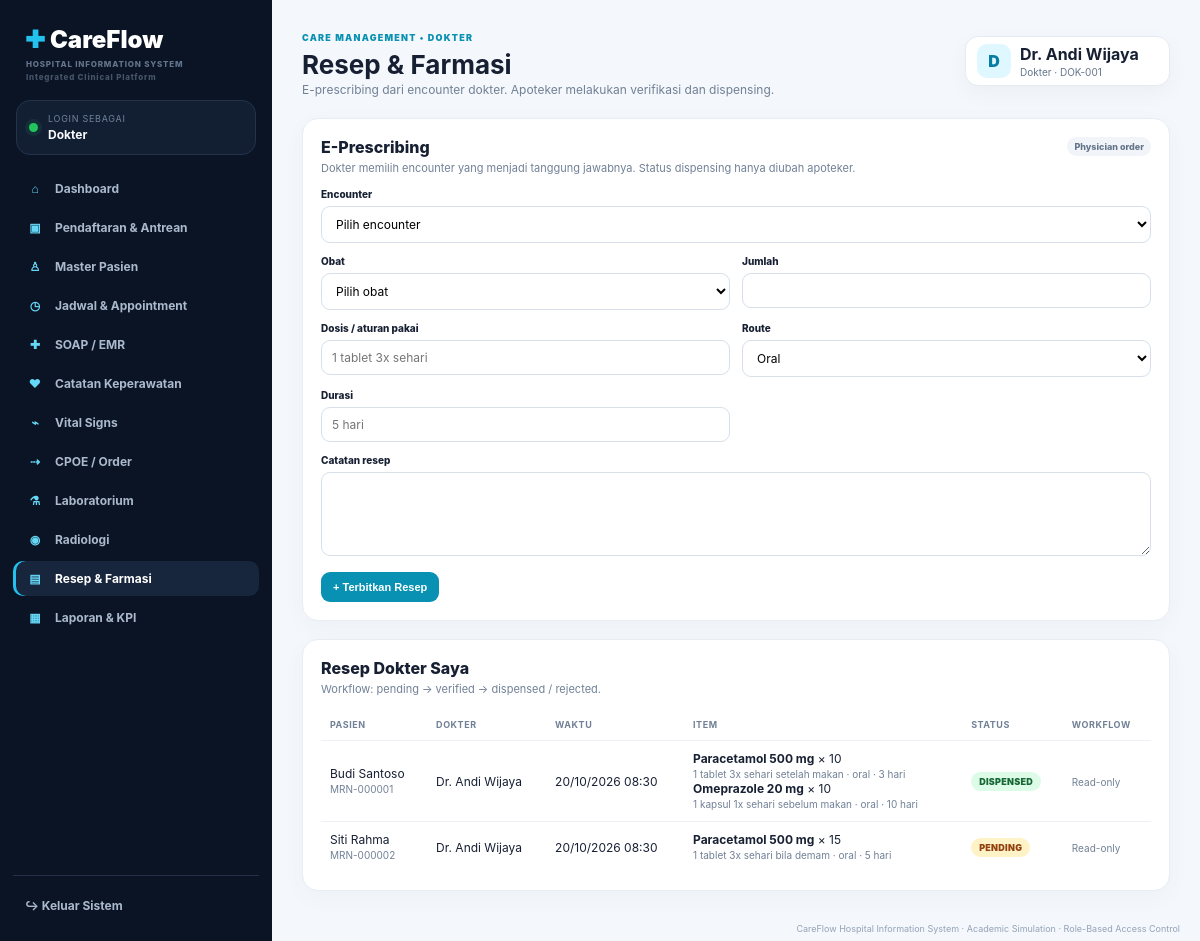
Screenshot of /prescriptions.php (signed in) with the database file from the repository.
### tables this page shows
CREATE TABLE prescriptions(id INT AUTO_INCREMENT PRIMARY KEY,patient_id INT NOT NULL,doctor_id INT NOT NULL,encounter_id INT NULL,status VARCHAR(30) DEFAULT 'pending',notes TEXT,created_at TIMESTAMP DEFAULT CURRENT_TIMESTAMP,dispensed_at DATETIME NULL);

CREATE TABLE patients(id INT AUTO_INCREMENT PRIMARY KEY,user_id INT NULL,mrn VARCHAR(30) UNIQUE NOT NULL,name VARCHAR(120) NOT NULL,nik VARCHAR(30),gender VARCHAR(20) NOT NULL,birth_date DATE NOT NULL,blood_type VARCHAR(5),phone VARCHAR(30),address TEXT,emergency_contact VARCHAR(120),emergency_phone VARCHAR(30),insurance VARCHAR(80),created_at TIMESTAMP DEFAULT CURRENT_TIMESTAMP);

CREATE TABLE users(id INT AUTO_INCREMENT PRIMARY KEY,name VARCHAR(120) NOT NULL,email VARCHAR(160) UNIQUE NOT NULL,password_hash VARCHAR(255) NOT NULL,role VARCHAR(40) NOT NULL,employee_no VARCHAR(40),phone VARCHAR(30),is_active TINYINT(1) DEFAULT 1,created_at TIMESTAMP DEFAULT CURRENT_TIMESTAMP);

CREATE TABLE prescription_items(id INT AUTO_INCREMENT PRIMARY KEY,prescription_id INT NOT NULL,medicine_id INT NOT NULL,quantity INT NOT NULL,dosage VARCHAR(160) NOT NULL,route VARCHAR(50) DEFAULT 'oral',duration VARCHAR(50));

CREATE TABLE medicines(id INT AUTO_INCREMENT PRIMARY KEY,code VARCHAR(40) UNIQUE NOT NULL,name VARCHAR(150) NOT NULL,category VARCHAR(80),unit VARCHAR(30) NOT NULL,stock INT NOT NULL DEFAULT 0,min_stock INT NOT NULL DEFAULT 10,expiry_date DATE,price DECIMAL(12,2) NOT NULL DEFAULT 0,is_active TINYINT(1) DEFAULT 1);

### config/auth.php (called while the page is built, shortened)
<?php
function h(?string $v): string { return htmlspecialchars((string)($v ?? ''),ENT_QUOTES,'UTF-8'); }
function current_role(): string{return $_SESSION['user']['role']??'';}
function is_role(string ...$roles): bool{return in_array(current_role(),$roles,true);}
?>

### prescriptions.php (the view, shortened to what this page needs)
<?php
require_once __DIR__.'/config/database.php';
require_once __DIR__.'/config/auth.php';
$where='';$params=[];
if(is_role('patient')){$where='WHERE pr.patient_id=?';$params=[current_patient_id($pdo)??0];}
elseif(is_role('doctor')){$where='WHERE pr.doctor_id=?';$params=[doctor_id($pdo)];}
elseif(is_role('pharmacist')){$where="WHERE pr.status IN ('pending','verified')";}
$sql="SELECT pr.*,p.name patient,p.mrn,u.name doctor FROM prescriptions pr JOIN patients p ON p.id=pr.patient_id JOIN doctors d ON d.id=pr.doctor_id JOIN users u ON u.id=d.user_id $where ORDER BY pr.created_at DESC";
$s=$pdo->prepare($sql);$s->execute($params);$rows=$s->fetchAll();
include __DIR__.'/includes/header.php';
?>
<?php if(is_role('doctor')):?>
<div class="card"><div class="card-header"><div><h3 class="section-title">E-Prescribing</h3><p class="section-subtitle">Dokter memilih encounter yang menjadi tanggung jawabnya. Status dispensing hanya diubah apoteker.</p></div><span class="tag">Physician order</span></div>
<form method="post" class="form-grid"><input type="hidden" name="csrf" value="<?=h(csrf_token())?>"><input type="hidden" name="action" value="create">
<div style="grid-column:1/-1"><label>Encounter</label><select name="encounter_id" required><option value="">Pilih encounter</option></select></div>
<div><label>Obat</label><select name="medicine_id" required><option value="">Pilih obat</option></select></div>
<div><label>Jumlah</label><input type="number" name="quantity" min="1" required></div><div><label>Dosis / aturan pakai</label><input name="dosage" required placeholder="1 tablet 3x sehari"></div><div><label>Route</label><select name="route"><option value="oral">Oral</option><option value="iv">IV</option><option value="im">IM</option><option value="sc">SC</option><option value="topical">Topical</option></select></div><div><label>Durasi</label><input name="duration" placeholder="5 hari"></div>
<div style="grid-column:1/-1"><label>Catatan resep</label><textarea name="notes"></textarea></div><div><button class="btn primary">+ Terbitkan Resep</button></div></form></div><div style="height:18px"></div>
<?php endif;?>
<div class="card"><div class="card-header"><div><h3 class="section-title"><?=is_role('pharmacist')?'Pharmacy Queue':(is_role('patient')?'Resep Saya':'Resep Dokter Saya')?></h3><p class="section-subtitle">Workflow: pending → verified → dispensed / rejected.</p></div></div>
<div class="table-wrap"><table><tr><th>Pasien</th><th>Dokter</th><th>Waktu</th><th>Item</th><th>Status</th><th>Workflow</th></tr>
<?php foreach($rows as $r):$is=$pdo->prepare("SELECT pi.*,m.name,m.code FROM prescription_items pi JOIN medicines m ON m.id=pi.medicine_id WHERE pi.prescription_id=?");$is->execute([$r['id']]);$items=$is->fetchAll();?>
<tr><td><?=h($r['patient'])?><br><span class="mini"><?=h($r['mrn'])?></span></td><td><?=h($r['doctor'])?></td><td><?=h(date('d/m/Y H:i',strtotime($r['created_at'])))?></td><td><?php foreach($items as $it):?><b><?=h($it['name'])?></b> × <?=h((string)$it['quantity'])?><br><span class="mini"><?=h($it['dosage'])?> · <?=h($it['route'])?> · <?=h($it['duration'])?></span><br><?php endforeach;?></td><td><span class="badge <?=$r['status']==='pending'?'warn':($r['status']==='rejected'?'danger':'ok')?>"><?=h(strtoupper($r['status']))?></span></td><td><?php if(is_role('pharmacist')):?><form method="post"><input type="hidden" name="csrf" value="<?=h(csrf_token())?>"><input type="hidden" name="action" value="status"><input type="hidden" name="id" value="<?=$r['id']?>"><select name="status"><option value="verified">Verified</option><option value="dispensed">Dispensed</option><option value="rejected">Rejected</option></select><button class="btn secondary" style="margin-top:6px">Proses</button></form><?php else:?><span class="mini">Read-only</span><?php endif;?></td></tr>
<?php endforeach;?>
<?php if(!$rows):?><tr><td colspan="6"><div class="empty"><strong>Belum ada resep</strong><p>Resep akan muncul sesuai scope akun.</p></div></td></tr><?php endif;?></table></div></div>
<?php include __DIR__.'/includes/footer.php';?>

### assets/css/app.css (style rules this page uses)
* { box-sizing:border-box }
body { margin:0;font-family:Inter,ui-sans-serif,system-ui,-apple-system,"Segoe UI",sans-serif;background:#f4f7fb;color:#172033 }
.card { background:#fff;border:1px solid #e7edf4;border-radius:16px;padding:18px;box-shadow:0 7px 26px #17203308 }
.card-header { display:flex;justify-content:space-between;align-items:flex-start;gap:12px;margin-bottom:13px }
.section-title { font-size:16px;font-weight:800;margin:0 }
.section-subtitle { font-size:11px;color:#718096;margin:4px 0 0 }
.table-wrap { overflow:auto }
table { width:100%;border-collapse:collapse }
th,td { text-align:left;padding:10px 9px;border-bottom:1px solid #edf1f5;font-size:12px;white-space:nowrap }
th { color:#718096;font-size:9px;text-transform:uppercase;letter-spacing:.06em }
tr:last-child td { border-bottom:0 }
.badge { padding:4px 8px;border-radius:999px;font-size:9px;font-weight:900;letter-spacing:.03em;display:inline-block }
.ok { background:#dcfce7;color:#166534 }
.warn { background:#fef3c7;color:#92400e }
.btn { border:0;border-radius:9px;padding:9px 12px;font-weight:800;cursor:pointer;display:inline-flex;align-items:center;justify-content:center;gap:6px;font-size:11px }
.primary { background:#0891b2;color:#fff }
.form-grid { display:grid;grid-template-columns:repeat(2,1fr);gap:12px }
label { display:block;font-size:10px;font-weight:850;margin:0 0 6px }
input,select,textarea { width:100%;padding:9px 10px;border:1px solid #d7e0e9;border-radius:9px;outline:none;background:#fff;font:inherit;font-size:12px }
textarea { min-height:84px;resize:vertical }
.mini { font-size:10px;color:#718096 }
.tag { font-size:9px;font-weight:800;color:#64748b;background:#f1f5f9;border-radius:999px;padding:4px 7px }

### rows the page displays
prescriptions: patient.name "Budi Santoso", patient.mrn "MRN-000001", users.name "Dr. Andi Wijaya", created_at "20/10/2026 08:30", status "DISPENSED"
prescription_items: medicine.name "Paracetamol 500 mg", quantity "10", dosage "1 tablet 3x sehari setelah makan", route "oral", duration "3 hari"
prescription_items: medicine.name "Omeprazole 20 mg", quantity "10", dosage "1 kapsul 1x sehari sebelum makan", route "oral", duration "10 hari"
prescriptions: patient.name "Siti Rahma", patient.mrn "MRN-000002", users.name "Dr. Andi Wijaya", created_at "20/10/2026 08:30", status "PENDING"
prescription_items: medicine.name "Paracetamol 500 mg", quantity "15", dosage "1 tablet 3x sehari bila demam", route "oral", duration "5 hari"

### other values shown
role_label($role) "Dokter"
$item['icon'] "⌂"
$item['label'] "Dashboard"
$item['icon'] "▣"
$item['label'] "Pendaftaran & Antrean"
$item['icon'] "♙"
$item['label'] "Master Pasien"
$item['icon'] "◷"
$item['label'] "Jadwal & Appointment"
$item['icon'] "✚"
$item['label'] "SOAP / EMR"
$item['icon'] "♥"
$item['label'] "Catatan Keperawatan"
$item['icon'] "⌁"
$item['label'] "Vital Signs"
